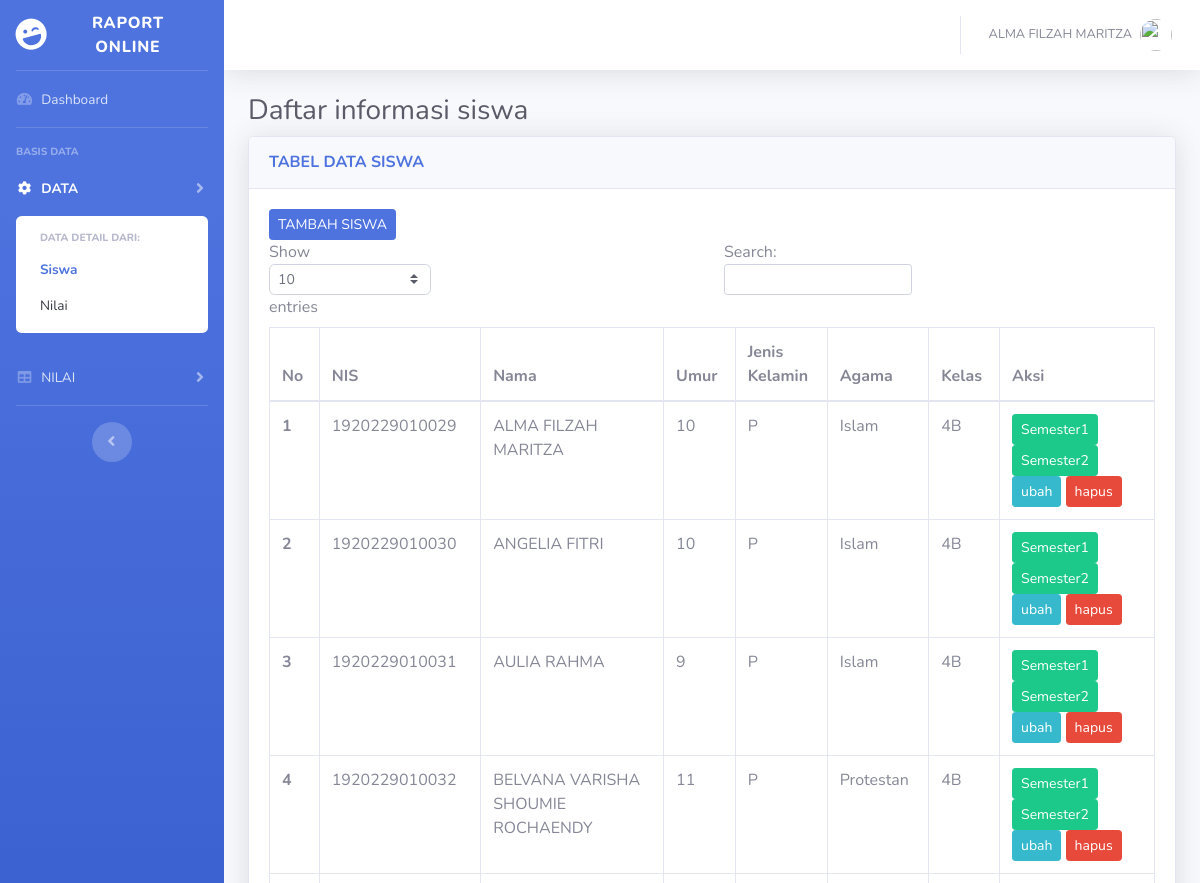
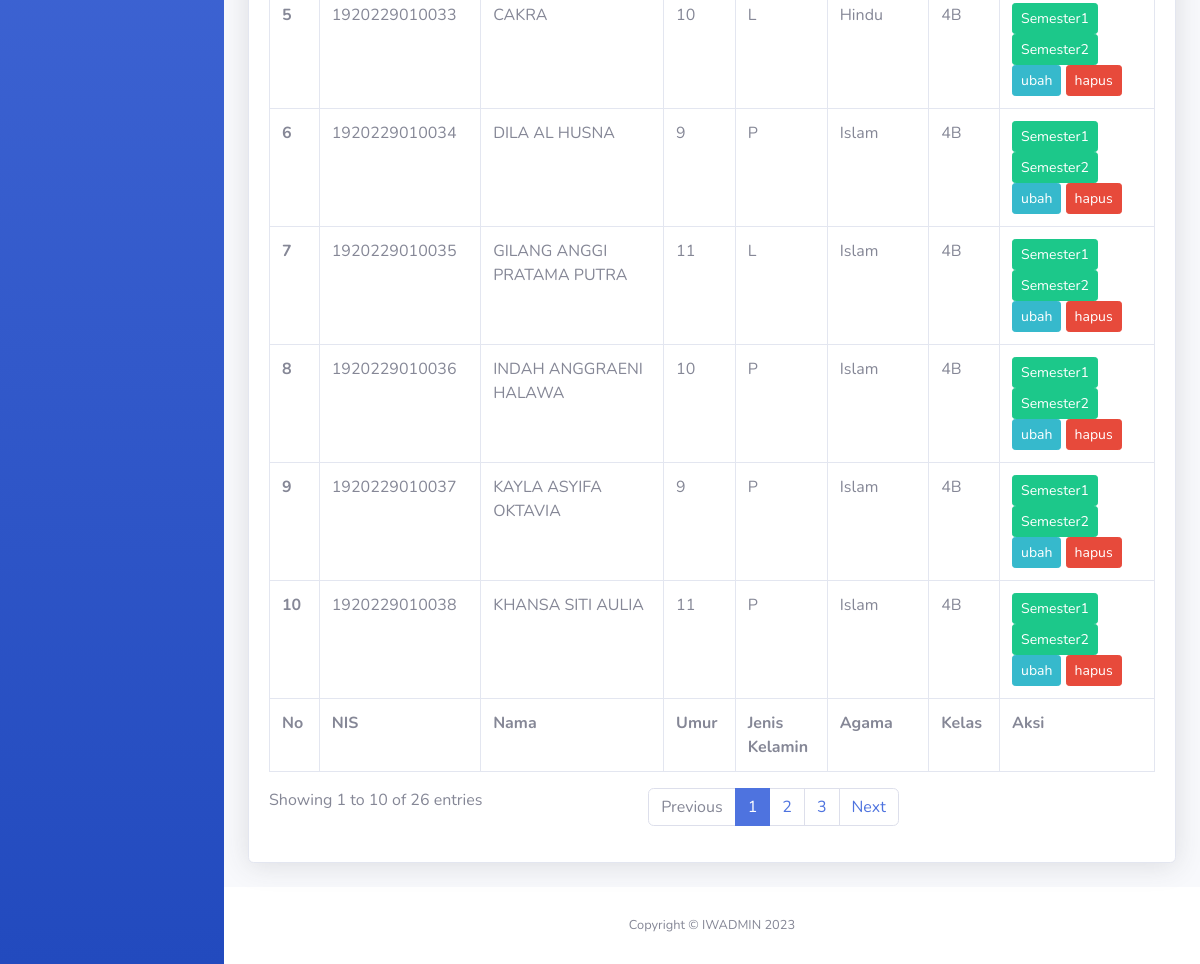
/tabelsiswa.php (signed in), run on an earlier commit of the app's database (2 pictures, top to bottom).
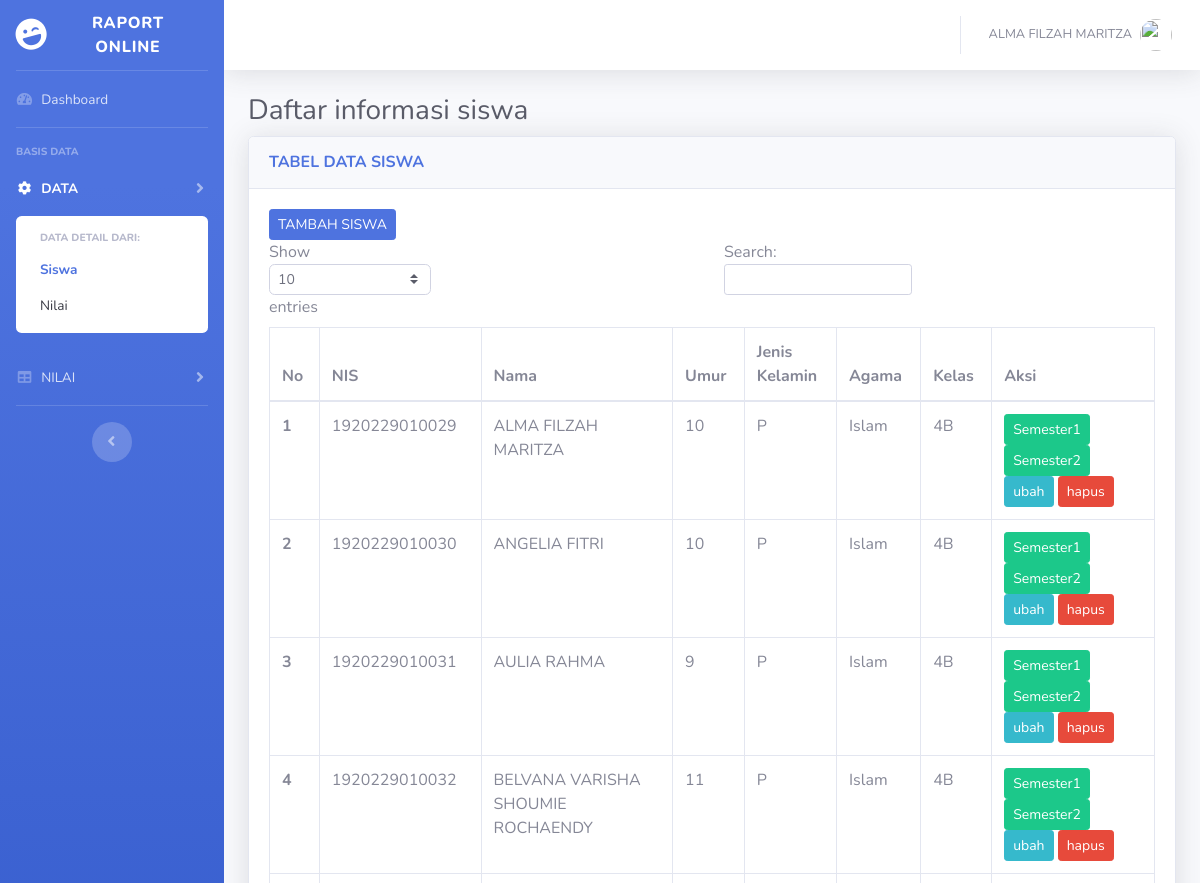
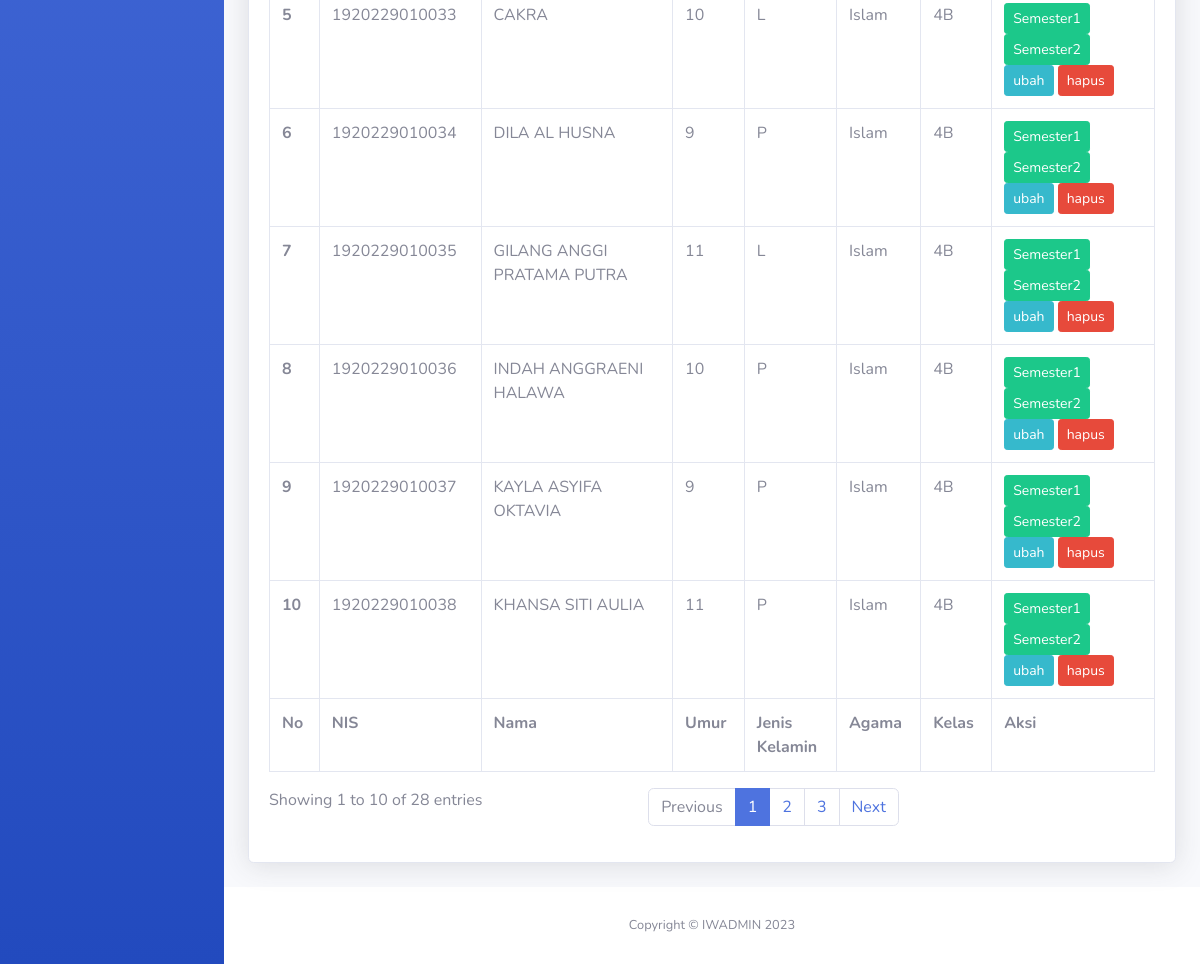
And on a later commit of the database (2 pictures, top to bottom).
### tables this page shows
CREATE TABLE `siswa` (
  `nis` varchar(15) NOT NULL,
  `nama` varchar(55) NOT NULL,
  `umur` int(2) DEFAULT NULL,
  `gender` varchar(10) DEFAULT NULL,
  `agama` set('Islam','Protestan','Katolik','Hindu','Buddha','Konghuchu') DEFAULT NULL,
  `kelas` varchar(10) DEFAULT NULL
);

### tabelsiswa.php (the view, shortened to what this page needs)
<!DOCTYPE html>
<html lang="en">
<head>
    <link href="sbadmin/vendor/fontawesome-free/css/all.min.css" rel="stylesheet" type="text/css">
    <link href="sbadmin/css/sb-admin-2.min.css" rel="stylesheet">
    <?php
        include "koneksi_db.php";
    ?>
</head>
<body id="page-top">
    <div id="wrapper">
        <ul class="navbar-nav bg-gradient-primary sidebar sidebar-dark accordion" id="accordionSidebar">
            <a class="sidebar-brand d-flex align-items-center justify-content-center" href="Dashboard.php">
                <div class="sidebar-brand-icon rotate-n-15">
                    <i class="fas fa-laugh-wink"></i>
                </div>
                <div class="sidebar-brand-text mx-3">Raport Online <sup></sup></div>
            </a>
            <hr class="sidebar-divider my-0">
            <li class="nav-item">
                <a class="nav-link" href="Dashboard.php">
                    <i class="fas fa-fw fa-tachometer-alt"></i>
                    <span>Dashboard</span></a>
            </li>
            <hr class="sidebar-divider">
            <div class="sidebar-heading">
                BASIS DATA
            </div>
            <li class="nav-item active">
                <a class="nav-link collapsed" href="#" data-toggle="collapse" data-target="#collapseTwo"
                    aria-expanded="true" aria-controls="collapseTwo">
                    <i class="fas fa-fw fa-cog"></i>
                    <span>DATA</span>
                </a>
                <div id="collapseTwo" class="collapse show" aria-labelledby="headingTwo" data-parent="#accordionSidebar">
                    <div class="bg-white py-2 collapse-inner rounded">
                        <h6 class="collapse-header">Data detail dari:</h6>
                        <a class="collapse-item active" href="tabelsiswa.php">Siswa</a>
                        <a class="collapse-item" href="tabelnilai.php">Nilai</a>
                    </div>
                </div>
            </li>
            <li class="nav-item">
                <a class="nav-link collapsed" href="#" data-toggle="collapse" data-target="#collapseUtilities"
                    aria-expanded="true" aria-controls="collapseUtilities">
                    <i class="fas fa-fw fa-table"></i>
                    <span>NILAI</span>
                </a>
            </li>
            <hr class="sidebar-divider d-none d-md-block">
            <div class="text-center d-none d-md-inline">
                <button class="rounded-circle border-0" id="sidebarToggle"></button>
            </div>
        </ul>
        <div id="content-wrapper" class="d-flex flex-column">
            <div id="content">
                <nav class="navbar navbar-expand navbar-light bg-white topbar mb-4 static-top shadow">
                    <ul class="navbar-nav ml-auto">
                        <li class="nav-item dropdown no-arrow">
                            <a class="nav-link dropdown-toggle" href="#" id="userDropdown" role="button"
                                data-toggle="dropdown" aria-haspopup="true" aria-expanded="false">
                                <span class="mr-2 d-none d-lg-inline text-gray-600 small">
                                    <?php
                                        echo $_SESSION['nama'];
                                    ?>
                                </span>
                                <img class="img-profile rounded-circle"
                                    src="img/noname.png">
                            </a>
                        </li>
                    </ul>
                </nav>
                <div class="container-fluid">
                    <h1 class="h3 mb-2 text-gray-800">Daftar informasi siswa</h1>
                    <div class="card shadow mb-4">
                        <div class="card-header py-3">
                            <h6 class="m-0 font-weight-bold text-primary">TABEL DATA SISWA</h6>
                        </div>
                        <div class="card-body">
                        <a href="tambahsiswa.php"><input type="submit" name="TAMBAH" value="TAMBAH SISWA" class="btn btn-primary btn-sm"></a><br>
                            <div class="table-responsive">
                                <table class="table table-bordered" id="dataTable" width="100%" cellspacing="0">
                                    <thead>
                                        <tr>
                                            <th>No</th>
                                            <th>NIS</th>
                                            <th>Nama</th>
                                            <th>Umur</th>
                                            <th>Jenis Kelamin</th>
                                            <th>Agama</th>
                                            <th>Kelas</th>
                                            <th>Aksi</th>
                                        </tr>
                                    </thead>
                                    <tfoot>
                                        <tr>
                                            <th>No</th>
                                            <th>NIS</th>
                                            <th>Nama</th>
                                            <th>Umur</th>
                                            <th>Jenis Kelamin</th>
                                            <th>Agama</th>
                                            <th>Kelas</th>
                                            <th>Aksi</th>
                                        </tr>
                                    </tfoot>
                                    <tbody>
                                    <?php
                                        $no = 1;
                                        $queri = "SELECT * FROM siswa ORDER BY nama";
                                        $hasil = mysqli_query($koneksi, $queri);
                                        while ($data = mysqli_fetch_array($hasil)) {
                                    ?>
                                        <tr><th> <?php echo $no; ?> </th>
                                            <td> <?php echo $data['nis']; ?></td>
                                            <td> <?php echo $data['nama']; ?></td>
                                            <td> <?php echo $data['umur']; ?></td>
                                            <td> <?php echo $data['gender']; ?></td>
                                            <td> <?php echo $data['agama']; ?></td>
                                            <td> <?php echo $data['kelas']; ?></td>
                                            <td>
                                                <?php echo "<a href='siswasmt1.php?nis=$data[nis]'>"?><input type="submit" name="rapot S1" value="Semester1" class="btn btn-success btn-sm"></a>
                                                <?php echo "<a href='siswasmt2.php?nis=$data[nis]'>"?><input type="submit" name="rapot S2" value="Semester2" class="btn btn-success btn-sm"></a>
                                                <?php echo "<a href='ubahsiswa.php?nis=$data[nis]'>"?><input type="submit" name="ubah" value="ubah" class="btn btn-info btn-sm"></a>
                                                <?php echo "<a href='?nis=$data[nis]'>"?><input type="submit" name="hapus" value="hapus" onclick="return confirm('Ingin menghapus data <?php echo $data['nama']; ?>?')" class="btn btn-danger btn-sm"></a></td>
                                        </tr>
                                    <?php
                                        $no++;
                                        }
                                    ?>
                                    </tbody>
                                </table>
                            </div>
                        </div>
                    </div>
                </div>
            </div>
            <footer class="sticky-footer bg-white">
                <div class="container my-auto">
                    <div class="copyright text-center my-auto">
                        <span>Copyright &copy; IWADMIN 2023</span>
                    </div>
                </div>
            </footer>
        </div>
    </div>
</body>
</html>

What changed in the data, as far as the page shows it:
changed siswa "BELVANA VARISHA SHOUMIE ROCHAENDY": agama "Protestan" → "Islam"
changed siswa "CAKRA": agama "Hindu" → "Islam"
Also different on the page:
text written by a page script: "Show entries Search: Showing 1 to 10 of 26 entries Previous 1 2 3 Next" → "Show entries Search: Showing 1 to 10 of 28 entries Previous 1 2 3 Next"
